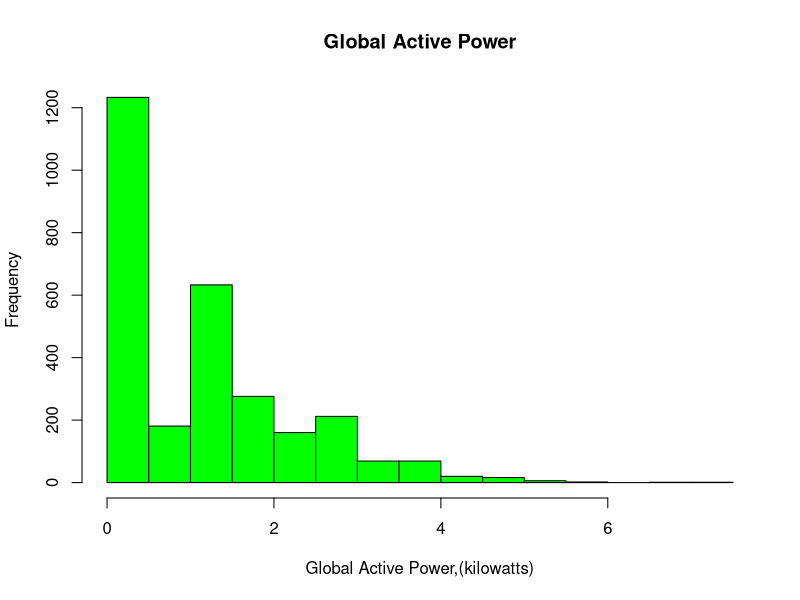

R code for this plot:
library(dplyr)
library(ggplot2)
library(data.table)

consumpt<-fread('consumpt_1-2Feb2007.csv',na.strings=c("?",",,"))

#Create a  PLOT1
hist(consumpt$Global_active_power, 
     xlab="Global Active Power,(kilowatts)", 
     col='green', 
     main='Global Active Power'
)

#Copy Plot to PNG device
dev.copy(png, file = "plot1.png",width=480,height=480)
dev.off()